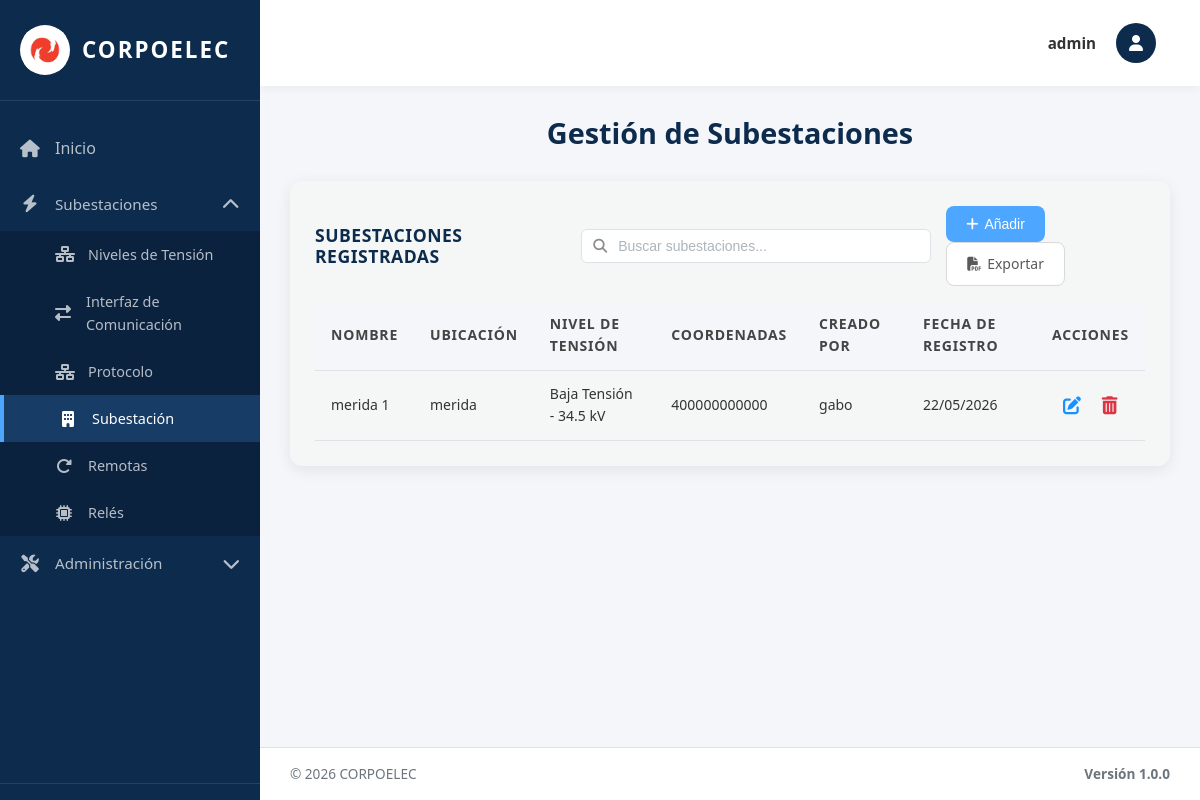
Page /subestaciones/ (signed in) on the earlier database version.
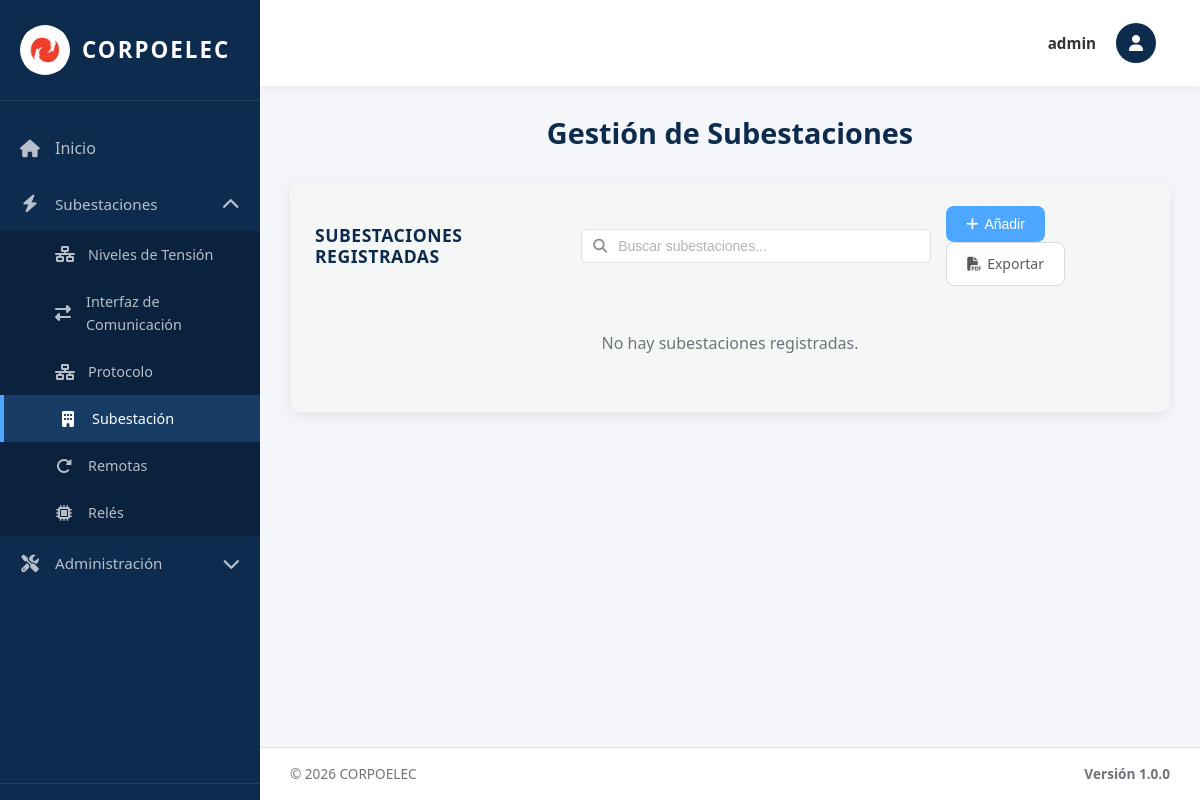
Same page on the later database version.
### equipos/models.py (models this page shows, shortened)
class Subestacion(models.Model):
    Id_Sub_est = models.AutoField(primary_key=True)  # Identificador único
    Id_Ten = models.ForeignKey(NivelTension, on_delete=models.CASCADE, related_name='subestaciones')  # Nivel de tensión asociado
    Nombre = models.CharField(max_length=100)  # Nombre de la subestación
    Ubicación = models.CharField(max_length=200)  # Dirección o ubicación física
    Coordenadas = models.CharField(max_length=100, blank=True, verbose_name='Coordenadas')  # Coordenadas GPS (opcional)
    Fecha_Reg = models.DateField(auto_now_add=True)  # Fecha de registro automática
    creado_por = models.ForeignKey(User, on_delete=models.SET_NULL, null=True, blank=True, related_name='subestaciones_creadas')  # Usuario que creó el registro
    class Meta:
        verbose_name = 'Subestación'
        verbose_name_plural = 'Subestaciones'
        ordering = ['Id_Sub_est']  # Orden por ID ascendente

class NivelTension(models.Model):
    TIPO_CHOICES = [
        ('AT', 'Alta Tensión'),
        ('MT', 'Media Tensión'),
        ('BT', 'Baja Tensión'),
    ]
    NIVEL_CHOICES = [
        ('230kV', '230 kV'),
        ('115kV', '115 kV'),
        ('34.5kV', '34.5 kV'),
        ('13.8kV', '13.8 kV'),
    ]
    Id_Ten = models.AutoField(primary_key=True)  # Identificador único
    Tipo_ten = models.CharField(max_length=5, choices=TIPO_CHOICES, default='AT')  # Tipo de tensión (AT/MT/BT)
    Nivel = models.CharField(max_length=10, choices=NIVEL_CHOICES)  # Valor del nivel (115kV, 34.5kV, etc.)
    Fecha_Reg = models.DateField(auto_now_add=True)  # Fecha de registro automática
    creado_por = models.ForeignKey(User, on_delete=models.SET_NULL, null=True, blank=True, related_name='niveles_tension_creados')  # Usuario que creó el registro
    class Meta:
        verbose_name = 'Nivel de Tensión'
        verbose_name_plural = 'Niveles de Tensión'
        ordering = ['Id_Ten']  # Orden por ID ascendente

### equipos/views.py (the view, shortened to what this page needs)
# urls.py: path('subestaciones/', subestaciones_view, name='subestaciones'),
@no_cache
@login_required(login_url='/login/')
def subestaciones_view(request):
    subestaciones_list = Subestacion.objects.all().order_by('Nombre')
    paginator = Paginator(subestaciones_list, 10)
    page_number = request.GET.get('page')
    page_obj = paginator.get_page(page_number)
    tensiones = NivelTension.objects.all().order_by('Nivel')
    context = {
        'title': 'Subestaciones',
        'page_obj': page_obj,
        'tensiones': tensiones,
        'is_admin': request.user.is_superuser
    }
    return render(request, 'subestaciones.html', context)

### equipos/context_processors.py (called while the page is built, shortened)
def permisos_usuario(request):
    if request.user.is_superuser:
        return {
            'permisos_usuario': {'crear': True, 'actualizar': True, 'eliminar': True},
            'puede_crear': True,
            'puede_actualizar': True,
            'puede_eliminar': True,
        }

### templates/subestaciones.html (shortened to what this page needs)
{% extends 'base.html' %}
{% load static %}
{% block content %}
<div class="welcome-text">
  <h2>Gestión de Subestaciones</h2>
</div>
<div class="table-section">
<div class="table-header">
  <h3>Subestaciones Registradas</h3>
  <div class="search-container">
    <input type="text" class="search-input" id="searchInput" placeholder="Buscar subestaciones..." onkeyup="filterTable()">
  </div>
  <div class="action-buttons">
    <button type="button" class="btn btn-primary btn-add-top" onclick="document.getElementById('addModal').classList.add('active')">
      <i class="fas fa-plus"></i> Añadir
    </button>
    <a href="{% url 'exportar_subestaciones_pdf' %}" class="btn btn-secondary btn-add-top">
      <i class="fas fa-file-pdf"></i> Exportar
    </a>
  </div>
</div>
    {% if page_obj.paginator.count > 0 %}
     <table class="data-table">
<thead>
           <tr>
             <th>Nombre</th>
             <th>Ubicación</th>
             <th>Nivel de Tensión</th>
             <th>Coordenadas</th>
             {% if is_admin %}<th>Creado Por</th>{% endif %}
             <th>Fecha de Registro</th>
             <th>Acciones</th>
           </tr>
         </thead>
      <tbody>
        {% for sub in page_obj %}
        <tr>
          <td>{{ sub.Nombre }}</td>
          <td>{{ sub.Ubicación }}</td>
            <td>{{ sub.Id_Ten.get_Tipo_ten_display }} - {{ sub.Id_Ten.get_Nivel_display }}</td>
          <td>{{ sub.Coordenadas|default:"—" }}</td>
          {% if is_admin %}<td>{{ sub.creado_por.username|default:"Sistema" }}</td>{% endif %}
          <td>{{ sub.Fecha_Reg|date:"d/m/Y" }}</td>
<td class="actions-cell">
              {% if puede_actualizar %}
              <button type="button" class="btn-icon btn-edit" title="Editar" onclick="openEditModal({{ sub.Id_Sub_est }}, '{{ sub.Nombre }}', '{{ sub.Ubicación }}', {{ sub.Id_Ten.Id_Ten }}, '{{ sub.Coordenadas|default:"" }}')">
                <i class="fas fa-edit"></i>
              </button>
              {% endif %}
              {% if puede_eliminar %}
              <form method="post" style="display: inline;" onsubmit="return confirmarEliminacion(this);">
               <button type="submit" class="btn-icon btn-delete" title="Eliminar">
                 <i class="fas fa-trash-alt"></i>
               </button>
              </form>
              {% endif %}
            </td>
        </tr>
        {% endfor %}
      </tbody>
     </table>
    {% else %}
    <p class="no-data">No hay subestaciones registradas.</p>
    {% endif %}
  </div>
{% endblock %}

Differences in the rows shown:
removed Subestacion: Nombre "merida 1", Ubicación "merida", Id_Ten.Tipo_ten "Baja Tensión", Id_Ten.Nivel "34.5 kV", Coordenadas "400000000000", creado_por.username "gabo", Fecha_Reg "22/05/2026"
Other differences:
text no longer shown: "NOMBRE UBICACIÓN NIVEL DE TENSIÓN COORDENADAS CREADO POR FECHA DE REGISTRO ACCIONES"
text now shown: "No hay subestaciones registradas."
